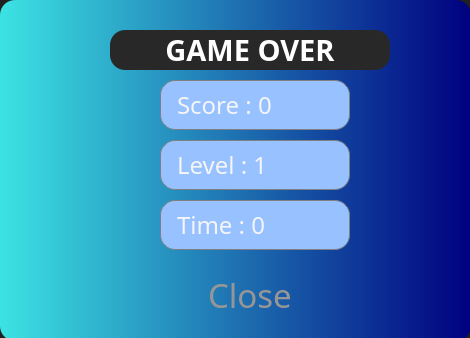
<?xml version="1.0" encoding="UTF-8"?>
<ui version="4.0">
 <class>Dialog</class>
 <widget class="QDialog" name="Dialog">
  <property name="geometry">
   <rect>
    <x>0</x>
    <y>0</y>
    <width>470</width>
    <height>338</height>
   </rect>
  </property>
  <property name="sizePolicy">
   <sizepolicy hsizetype="Fixed" vsizetype="Fixed">
    <horstretch>0</horstretch>
    <verstretch>0</verstretch>
   </sizepolicy>
  </property>
  <property name="windowTitle">
   <string>Game over</string>
  </property>
  <property name="styleSheet">
   <string notr="true">background-color: rgb(32, 32, 32);</string>
  </property>
  <widget class="QFrame" name="frame">
   <property name="geometry">
    <rect>
     <x>0</x>
     <y>0</y>
     <width>471</width>
     <height>341</height>
    </rect>
   </property>
   <property name="styleSheet">
    <string notr="true">   background-color: qlineargradient(spread:pad, x0:1, y1:0, x2:1, y2:0, stop:0 rgb(60, 227, 227), stop:1 rgba(0, 0, 128, 255));
border-radius:15px</string>
   </property>
   <property name="frameShape">
    <enum>QFrame::StyledPanel</enum>
   </property>
   <property name="frameShadow">
    <enum>QFrame::Raised</enum>
   </property>
   <widget class="QLabel" name="textLeaderboard">
    <property name="geometry">
     <rect>
      <x>110</x>
      <y>30</y>
      <width>280</width>
      <height>40</height>
     </rect>
    </property>
    <property name="sizePolicy">
     <sizepolicy hsizetype="Fixed" vsizetype="Fixed">
      <horstretch>0</horstretch>
      <verstretch>0</verstretch>
     </sizepolicy>
    </property>
    <property name="minimumSize">
     <size>
      <width>280</width>
      <height>40</height>
     </size>
    </property>
    <property name="maximumSize">
     <size>
      <width>280</width>
      <height>40</height>
     </size>
    </property>
    <property name="font">
     <font>
      <family>Segoe UI Black</family>
      <pointsize>22</pointsize>
      <bold>true</bold>
     </font>
    </property>
    <property name="styleSheet">
     <string notr="true">background-color: rgb(40,40,40);

color: white;</string>
    </property>
    <property name="text">
     <string>GAME OVER</string>
    </property>
    <property name="alignment">
     <set>Qt::AlignCenter</set>
    </property>
   </widget>
   <widget class="QLabel" name="ScoreText">
    <property name="geometry">
     <rect>
      <x>160</x>
      <y>80</y>
      <width>190</width>
      <height>50</height>
     </rect>
    </property>
    <property name="sizePolicy">
     <sizepolicy hsizetype="Fixed" vsizetype="Fixed">
      <horstretch>0</horstretch>
      <verstretch>0</verstretch>
     </sizepolicy>
    </property>
    <property name="minimumSize">
     <size>
      <width>0</width>
      <height>0</height>
     </size>
    </property>
    <property name="maximumSize">
     <size>
      <width>240</width>
      <height>50</height>
     </size>
    </property>
    <property name="font">
     <font>
      <family>TF2 Secondary</family>
      <pointsize>18</pointsize>
     </font>
    </property>
    <property name="cursor">
     <cursorShape>IBeamCursor</cursorShape>
    </property>
    <property name="styleSheet">
     <string notr="true">Border: 1px solid grey;
padding: 10px;
color: rgb(245, 245, 245);
background-color:rgb(152, 193, 255)</string>
    </property>
    <property name="text">
     <string>Score : 0</string>
    </property>
   </widget>
   <widget class="QLabel" name="LevelText">
    <property name="geometry">
     <rect>
      <x>160</x>
      <y>140</y>
      <width>190</width>
      <height>50</height>
     </rect>
    </property>
    <property name="sizePolicy">
     <sizepolicy hsizetype="Fixed" vsizetype="Fixed">
      <horstretch>0</horstretch>
      <verstretch>0</verstretch>
     </sizepolicy>
    </property>
    <property name="minimumSize">
     <size>
      <width>0</width>
      <height>0</height>
     </size>
    </property>
    <property name="maximumSize">
     <size>
      <width>240</width>
      <height>50</height>
     </size>
    </property>
    <property name="font">
     <font>
      <family>TF2 Secondary</family>
      <pointsize>18</pointsize>
     </font>
    </property>
    <property name="cursor">
     <cursorShape>IBeamCursor</cursorShape>
    </property>
    <property name="styleSheet">
     <string notr="true">Border: 1px solid grey;
padding: 10px;
color: rgb(245, 245, 245);
background-color:rgb(152, 193, 255)</string>
    </property>
    <property name="text">
     <string>Level : 1</string>
    </property>
   </widget>
   <widget class="QLabel" name="TimeText">
    <property name="geometry">
     <rect>
      <x>160</x>
      <y>200</y>
      <width>190</width>
      <height>50</height>
     </rect>
    </property>
    <property name="sizePolicy">
     <sizepolicy hsizetype="Fixed" vsizetype="Fixed">
      <horstretch>0</horstretch>
      <verstretch>0</verstretch>
     </sizepolicy>
    </property>
    <property name="minimumSize">
     <size>
      <width>0</width>
      <height>0</height>
     </size>
    </property>
    <property name="maximumSize">
     <size>
      <width>240</width>
      <height>50</height>
     </size>
    </property>
    <property name="font">
     <font>
      <family>TF2 Secondary</family>
      <pointsize>18</pointsize>
     </font>
    </property>
    <property name="cursor">
     <cursorShape>IBeamCursor</cursorShape>
    </property>
    <property name="styleSheet">
     <string notr="true">Border: 1px solid grey;
padding: 10px;
color: rgb(245, 245, 245);
background-color:rgb(152, 193, 255)</string>
    </property>
    <property name="text">
     <string>Time : 0</string>
    </property>
   </widget>
   <widget class="QPushButton" name="CloseButton">
    <property name="geometry">
     <rect>
      <x>130</x>
      <y>270</y>
      <width>240</width>
      <height>50</height>
     </rect>
    </property>
    <property name="sizePolicy">
     <sizepolicy hsizetype="Fixed" vsizetype="Fixed">
      <horstretch>0</horstretch>
      <verstretch>0</verstretch>
     </sizepolicy>
    </property>
    <property name="minimumSize">
     <size>
      <width>200</width>
      <height>40</height>
     </size>
    </property>
    <property name="maximumSize">
     <size>
      <width>240</width>
      <height>220</height>
     </size>
    </property>
    <property name="font">
     <font>
      <family>TF2</family>
      <pointsize>25</pointsize>
     </font>
    </property>
    <property name="cursor">
     <cursorShape>PointingHandCursor</cursorShape>
    </property>
    <property name="styleSheet">
     <string notr="true">QPushButton {
background-color: rgba(255, 255, 255, 0);
border: 0;
color: rgb(150, 150, 150);
}
QPushButton:hover{
background-color: rgba(255, 255, 255, 45);
color: rgb(255,255,255);
}
</string>
    </property>
    <property name="text">
     <string>Close</string>
    </property>
   </widget>
  </widget>
 </widget>
 <resources/>
 <connections/>
</ui>
